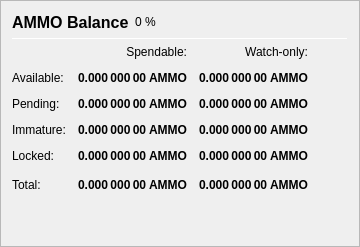
                   <widget class="QFrame" name="frame_Balances">
                    <property name="frameShape">
                     <enum>QFrame::StyledPanel</enum>
                    </property>
                    <property name="frameShadow">
                     <enum>QFrame::Raised</enum>
                    </property>
                    <layout class="QVBoxLayout" name="verticalLayout_4">
                     <item>
                      <layout class="QHBoxLayout" name="horizontalLayout_4">
                       <item>
                        <widget class="QLabel" name="label_5">
                         <property name="minimumSize">
                          <size>
                           <width>0</width>
                           <height>20</height>
                          </size>
                         </property>
                         <property name="font">
                          <font>
                           <pointsize>12</pointsize>
                           <weight>75</weight>
                           <bold>true</bold>
                          </font>
                         </property>
                         <property name="text">
                          <string>AMMO Balance</string>
                         </property>
                        </widget>
                       </item>
                       <item>
                        <widget class="QLabel" name="labelAMMOPercent">
                         <property name="text">
                          <string notr="true">0 %</string>
                         </property>
                        </widget>
                       </item>
                       <item>
                        <spacer name="horizontalSpacer_3">
                         <property name="orientation">
                          <enum>Qt::Horizontal</enum>
                         </property>
                         <property name="sizeHint" stdset="0">
                          <size>
                           <width>40</width>
                           <height>20</height>
                          </size>
                         </property>
                        </spacer>
                       </item>
                      </layout>
                     </item>
                     <item>
                      <widget class="Line" name="line_Balance">
                       <property name="minimumSize">
                        <size>
                         <width>0</width>
                         <height>1</height>
                        </size>
                       </property>
                       <property name="maximumSize">
                        <size>
                         <width>16777215</width>
                         <height>1</height>
                        </size>
                       </property>
                       <property name="orientation">
                        <enum>Qt::Horizontal</enum>
                       </property>
                      </widget>
                     </item>
                     <item>
                      <layout class="QGridLayout" name="gridLayout">
                       <property name="spacing">
                        <number>12</number>
                       </property>
                       <item row="0" column="1">
                        <widget class="QLabel" name="labelSpendable">
                         <property name="text">
                          <string>Spendable:</string>
                         </property>
                         <property name="alignment">
                          <set>Qt::AlignRight|Qt::AlignTrailing|Qt::AlignVCenter</set>
                         </property>
                        </widget>
                       </item>
                       <item row="0" column="2">
                        <widget class="QLabel" name="labelWatchonly">
                         <property name="text">
                          <string>Watch-only:</string>
                         </property>
                         <property name="alignment">
                          <set>Qt::AlignRight|Qt::AlignTrailing|Qt::AlignVCenter</set>
                         </property>
                        </widget>
                       </item>
                       <item row="1" column="0">
                        <widget class="QLabel" name="labelBalanceText">
                         <property name="text">
                          <string>Available:</string>
                         </property>
                        </widget>
                       </item>
                       <item row="1" column="1">
                        <widget class="QLabel" name="labelBalance">
                         <property name="font">
                          <font>
                           <weight>75</weight>
                           <bold>true</bold>
                          </font>
                         </property>
                         <property name="cursor">
                          <cursorShape>IBeamCursor</cursorShape>
                         </property>
                         <property name="toolTip">
                          <string>Your current spendable balance</string>
                         </property>
                         <property name="text">
                          <string notr="true">0.000 000 00 AMMO</string>
                         </property>
                         <property name="alignment">
                          <set>Qt::AlignRight|Qt::AlignTrailing|Qt::AlignVCenter</set>
                         </property>
                         <property name="textInteractionFlags">
                          <set>Qt::LinksAccessibleByMouse|Qt::TextSelectableByKeyboard|Qt::TextSelectableByMouse</set>
                         </property>
                        </widget>
                       </item>
                       <item row="1" column="2">
                        <widget class="QLabel" name="labelWatchAvailable">
                         <property name="font">
                          <font>
                           <weight>75</weight>
                           <bold>true</bold>
                          </font>
                         </property>
                         <property name="cursor">
                          <cursorShape>IBeamCursor</cursorShape>
                         </property>
                         <property name="toolTip">
                          <string>Your current balance in watch-only addresses</string>
                         </property>
                         <property name="text">
                          <string notr="true">0.000 000 00 AMMO</string>
                         </property>
                         <property name="alignment">
                          <set>Qt::AlignRight|Qt::AlignTrailing|Qt::AlignVCenter</set>
                         </property>
                         <property name="textInteractionFlags">
                          <set>Qt::LinksAccessibleByMouse|Qt::TextSelectableByKeyboard|Qt::TextSelectableByMouse</set>
                         </property>
                        </widget>
                       </item>
                       <item row="2" column="0">
                        <widget class="QLabel" name="labelPendingText">
                         <property name="text">
                          <string>Pending:</string>
                         </property>
                        </widget>
                       </item>
                       <item row="2" column="1">
                        <widget class="QLabel" name="labelUnconfirmed">
                         <property name="font">
                          <font>
                           <weight>75</weight>
                           <bold>true</bold>
                          </font>
                         </property>
                         <property name="cursor">
                          <cursorShape>IBeamCursor</cursorShape>
                         </property>
                         <property name="toolTip">
                          <string>Total of transactions that have yet to be confirmed, and do not yet count toward the spendable balance</string>
                         </property>
                         <property name="text">
                          <string notr="true">0.000 000 00 AMMO</string>
                         </property>
                         <property name="alignment">
                          <set>Qt::AlignRight|Qt::AlignTrailing|Qt::AlignVCenter</set>
                         </property>
                         <property name="textInteractionFlags">
                          <set>Qt::LinksAccessibleByMouse|Qt::TextSelectableByKeyboard|Qt::TextSelectableByMouse</set>
                         </property>
                        </widget>
                       </item>
                       <item row="2" column="2">
                        <widget class="QLabel" name="labelWatchPending">
                         <property name="font">
                          <font>
                           <weight>75</weight>
                           <bold>true</bold>
                          </font>
                         </property>
                         <property name="cursor">
                          <cursorShape>IBeamCursor</cursorShape>
                         </property>
                         <property name="toolTip">
                          <string>Unconfirmed transactions to watch-only addresses</string>
                         </property>
                         <property name="text">
                          <string notr="true">0.000 000 00 AMMO</string>
                         </property>
                         <property name="alignment">
                          <set>Qt::AlignRight|Qt::AlignTrailing|Qt::AlignVCenter</set>
                         </property>
                         <property name="textInteractionFlags">
                          <set>Qt::LinksAccessibleByMouse|Qt::TextSelectableByKeyboard|Qt::TextSelectableByMouse</set>
                         </property>
                        </widget>
                       </item>
                       <item row="3" column="0">
                        <widget class="QLabel" name="labelImmatureText">
                         <property name="text">
                          <string>Immature:</string>
                         </property>
                        </widget>
                       </item>
                       <item row="3" column="1">
                        <widget class="QLabel" name="labelImmature">
                         <property name="font">
                          <font>
                           <weight>75</weight>
                           <bold>true</bold>
                          </font>
                         </property>
                         <property name="cursor">
                          <cursorShape>IBeamCursor</cursorShape>
                         </property>
                         <property name="toolTip">
                          <string>Staked or masternode rewards that has not yet matured</string>
                         </property>
                         <property name="text">
                          <string notr="true">0.000 000 00 AMMO</string>
                         </property>
                         <property name="alignment">
                          <set>Qt::AlignRight|Qt::AlignTrailing|Qt::AlignVCenter</set>
                         </property>
                         <property name="textInteractionFlags">
                          <set>Qt::LinksAccessibleByMouse|Qt::TextSelectableByKeyboard|Qt::TextSelectableByMouse</set>
                         </property>
                        </widget>
                       </item>
                       <item row="3" column="2">
                        <widget class="QLabel" name="labelWatchImmature">
                         <property name="font">
                          <font>
                           <weight>75</weight>
                           <bold>true</bold>
                          </font>
                         </property>
                         <property name="cursor">
                          <cursorShape>IBeamCursor</cursorShape>
                         </property>
                         <property name="toolTip">
                          <string>Staked or masternode rewards in watch-only addresses that has not yet matured</string>
                         </property>
                         <property name="text">
                          <string notr="true">0.000 000 00 AMMO</string>
                         </property>
                         <property name="alignment">
                          <set>Qt::AlignRight|Qt::AlignTrailing|Qt::AlignVCenter</set>
                         </property>
                         <property name="textInteractionFlags">
                          <set>Qt::LinksAccessibleByMouse|Qt::TextSelectableByKeyboard|Qt::TextSelectableByMouse</set>
                         </property>
                        </widget>
                       </item>
                       <item row="4" column="0">
                        <widget class="QLabel" name="labelLockedBalanceText">
                         <property name="toolTip">
                          <string>Locked AMMO or Masternode collaterals. These are excluded from zAMMO minting.</string>
                         </property>
                         <property name="text">
                          <string>Locked:</string>
                         </property>
                        </widget>
                       </item>
                       <item row="4" column="1">
                        <widget class="QLabel" name="labelLockedBalance">
                         <property name="font">
                          <font>
                           <weight>75</weight>
                           <bold>true</bold>
                          </font>
                         </property>
                         <property name="cursor">
                          <cursorShape>IBeamCursor</cursorShape>
                         </property>
                         <property name="toolTip">
                          <string>Locked AMMO or Masternode collaterals. These are excluded from zAMMO minting.</string>
                         </property>
                         <property name="text">
                          <string notr="true">0.000 000 00 AMMO</string>
                         </property>
                         <property name="alignment">
                          <set>Qt::AlignRight|Qt::AlignTrailing|Qt::AlignVCenter</set>
                         </property>
                         <property name="textInteractionFlags">
                          <set>Qt::LinksAccessibleByMouse|Qt::TextSelectableByKeyboard|Qt::TextSelectableByMouse</set>
                         </property>
                        </widget>
                       </item>
                       <item row="4" column="2">
                        <widget class="QLabel" name="labelWatchLocked">
                         <property name="font">
                          <font>
                           <weight>75</weight>
                           <bold>true</bold>
                          </font>
                         </property>
                         <property name="cursor">
                          <cursorShape>IBeamCursor</cursorShape>
                         </property>
                         <property name="toolTip">
                          <string>Current locked balance in watch-only addresses</string>
                         </property>
                         <property name="text">
                          <string notr="true">0.000 000 00 AMMO</string>
                         </property>
                         <property name="alignment">
                          <set>Qt::AlignRight|Qt::AlignTrailing|Qt::AlignVCenter</set>
                         </property>
                         <property name="textInteractionFlags">
                          <set>Qt::LinksAccessibleByMouse|Qt::TextSelectableByKeyboard|Qt::TextSelectableByMouse</set>
                         </property>
                        </widget>
                       </item>
                       <item row="5" column="0">
                        <widget class="QLabel" name="labelTotalText">
                         <property name="toolTip">
                          <string>Your current AMMOcoin balance, unconfirmed and immature transactions included</string>
                         </property>
                         <property name="text">
                          <string>Total:</string>
                         </property>
                        </widget>
                       </item>
                       <item row="5" column="1">
                        <widget class="QLabel" name="labelTotal">
                         <property name="font">
                          <font>
                           <weight>75</weight>
                           <bold>true</bold>
                          </font>
                         </property>
                         <property name="cursor">
                          <cursorShape>IBeamCursor</cursorShape>
                         </property>
                         <property name="toolTip">
                          <string>Your current AMMOcoin balance, unconfirmed and immature transactions included</string>
                         </property>
                         <property name="text">
                          <string notr="true">0.000 000 00 AMMO</string>
                         </property>
                         <property name="alignment">
                          <set>Qt::AlignRight|Qt::AlignTrailing|Qt::AlignVCenter</set>
                         </property>
                         <property name="textInteractionFlags">
                          <set>Qt::LinksAccessibleByMouse|Qt::TextSelectableByKeyboard|Qt::TextSelectableByMouse</set>
                         </property>
                        </widget>
                       </item>
                       <item row="5" column="2">
                        <widget class="QLabel" name="labelWatchTotal">
                         <property name="font">
                          <font>
                           <weight>75</weight>
                           <bold>true</bold>
                          </font>
                         </property>
                         <property name="cursor">
                          <cursorShape>IBeamCursor</cursorShape>
                         </property>
                         <property name="toolTip">
                          <string>Current total balance in watch-only addresses</string>
                         </property>
                         <property name="text">
                          <string notr="true">0.000 000 00 AMMO</string>
                         </property>
                         <property name="alignment">
                          <set>Qt::AlignRight|Qt::AlignTrailing|Qt::AlignVCenter</set>
                         </property>
                         <property name="textInteractionFlags">
                          <set>Qt::LinksAccessibleByMouse|Qt::TextSelectableByKeyboard|Qt::TextSelectableByMouse</set>
                         </property>
                        </widget>
                       </item>
                       <item row="5" column="3">
                        <spacer name="horizontalSpacer_9">
                         <property name="orientation">
                          <enum>Qt::Horizontal</enum>
                         </property>
                         <property name="sizeHint" stdset="0">
                          <size>
                           <width>40</width>
                           <height>20</height>
                          </size>
                         </property>
                        </spacer>
                       </item>
                      </layout>
                     </item>
                     <item>
                      <spacer name="verticalSpacer_3">
                       <property name="orientation">
                        <enum>Qt::Vertical</enum>
                       </property>
                       <property name="sizeHint" stdset="0">
                        <size>
                         <width>20</width>
                         <height>40</height>
                        </size>
                       </property>
                      </spacer>
                     </item>
                    </layout>
                   </widget>
